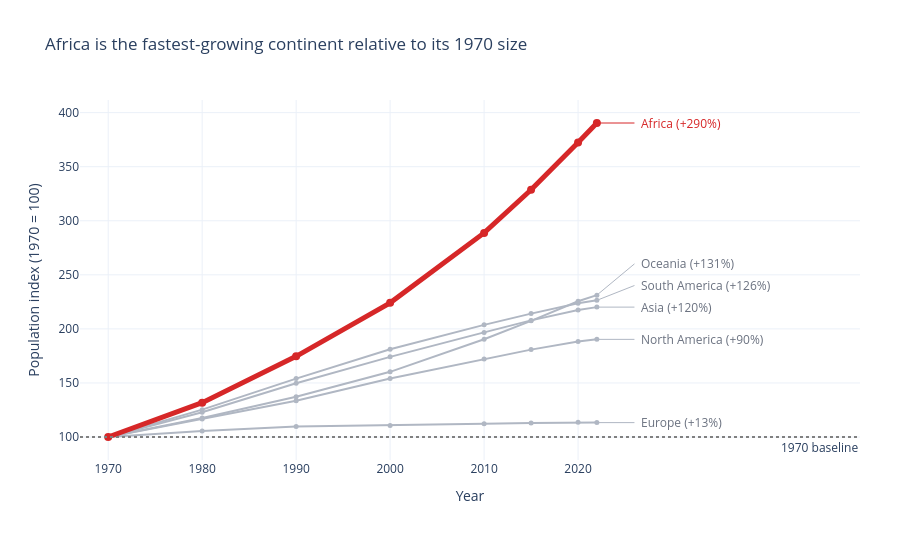

Write notebook code for a chart like this one.
### Markdown cell above
**Chart choice & justification:** *Which chart did you choose, and why? Justify design choices.

*YOUR ANSWER HERE*
1. **Chart type: line chart.** The question is about growth over time, and a line chart shows trend and direction better than other chart types.
2. **Index to 1970 = 100.** Asia has billions of people and Oceania only millions, so absolute values would flatten the small continents. Dividing each continent's population by its 1970 value and multiplying by 100 puts all of them on the same scale.
3. **Highlight the answer.** The fastest-growing continent is drawn thick and red, and the others thin and gray. Growth % labels at the line ends replace a legend, so the ranking can be read directly.

### Code cell
import plotly.graph_objects as go


min_gap = 20                                   # minimum spacing between labels (index units)
end_vals = index_df[2022].sort_values()        # lowest to highest
label_y, prev = {}, None
for c, y in end_vals.items():
    if prev is not None and y - prev < min_gap:
        y = prev + min_gap
    label_y[c] = y
    prev = y


fig = go.Figure()
for continent in index_df.sort_values(2022).index:      # fastest drawn last, on top
    is_fast = continent == fastest
    fig.add_trace(go.Scatter(
        x=years, y=index_df.loc[continent],
        mode="lines+markers", name=continent,
        line=dict(color=palette[continent], width=5 if is_fast else 2),
        marker=dict(size=8 if is_fast else 5),
        hovertemplate=f"{continent}<br>%{{x}}: %{{y:.0f}}<extra></extra>",
    ))

    # Leader line from the real line end to the (shifted) label position
    fig.add_shape(
        type="line",
        x0=2022, y0=index_df.loc[continent, 2022],
        x1=2026, y1=label_y[continent],
        line=dict(color=palette[continent], width=1),
    )
    fig.add_annotation(
        x=2026.5, y=label_y[continent],
        text=f"{continent} (+{growth_pct[continent]:,.0f}%)",
        showarrow=False, xanchor="left",
        font=dict(color="#D62728" if is_fast else "#6B7280", size=12),
    )

fig.add_hline(y=100, line_dash="dot", line_color="gray",
              annotation_text="1970 baseline", annotation_position="bottom right")

fig.update_layout(
    title=f"{fastest} is the fastest-growing continent relative to its 1970 size",
    xaxis=dict(title="Year", tickmode="array",
               tickvals=[1970, 1980, 1990, 2000, 2010, 2020],   # fewer ticks, no 2020/2022 clash
               range=[1967, 2050]),
    yaxis=dict(title="Population index (1970 = 100)"),
    template="plotly_white", showlegend=False, height=540,
    margin=dict(r=40),
)
fig.show()

### Figure 1 — Plotly figure (JSON) as saved in the notebook; plotly's stock layout.template omitted (floating-point values rounded to 4 significant figures)
{"data": [{"hovertemplate": "Europe<br>%{x}: %{y:.0f}<extra></extra>", "line": {"color": "#B0B7C3", "width": 2}, "marker": {"size": 5}, "mode": "lines+markers", "name": "Europe", "x": [1970, 1980, 1990, 2000, 2010, 2015, 2020, 2022], "y": [100.0, 105.6, 109.8, 110.7, 112.1, 113.1, 113.7, 113.3], "type": "scatter"}, {"hovertemplate": "North America<br>%{x}: %{y:.0f}<extra></extra>", "line": {"color": "#B0B7C3", "width": 2}, "marker": {"size": 5}, "mode": "lines+markers", "name": "North America", "x": [1970, 1980, 1990, 2000, 2010, 2015, 2020, 2022], "y": [100.0, 116.8, 133.6, 154.1, 172.1, 180.8, 188.4, 190.3], "type": "scatter"}, {"hovertemplate": "Asia<br>%{x}: %{y:.0f}<extra></extra>", "line": {"color": "#B0B7C3", "width": 2}, "marker": {"size": 5}, "mode": "lines+markers", "name": "Asia", "x": [1970, 1980, 1990, 2000, 2010, 2015, 2020, 2022], "y": [100.0, 122.9, 149.7, 174.1, 196.7, 207.9, 217.4, 220.1], "type": "scatter"}, {"hovertemplate": "South America<br>%{x}: %{y:.0f}<extra></extra>", "line": {"color": "#B0B7C3", "width": 2}, "marker": {"size": 5}, "mode": "lines+markers", "name": "South America", "x": [1970, 1980, 1990, 2000, 2010, 2015, 2020, 2022], "y": [100.0, 125.3, 154.0, 181.2, 203.7, 214.1, 223.7, 226.4], "type": "scatter"}, {"hovertemplate": "Oceania<br>%{x}: %{y:.0f}<extra></extra>", "line": {"color": "#B0B7C3", "width": 2}, "marker": {"size": 5}, "mode": "lines+markers", "name": "Oceania", "x": [1970, 1980, 1990, 2000, 2010, 2015, 2020, 2022], "y": [100.0, 117.7, 137.3, 160.3, 190.5, 207.4, 225.5, 231.2], "type": "scatter"}, {"hovertemplate": "Africa<br>%{x}: %{y:.0f}<extra></extra>", "line": {"color": "#D62728", "width": 5}, "marker": {"size": 8}, "mode": "lines+markers", "name": "Africa", "x": [1970, 1980, 1990, 2000, 2010, 2015, 2020, 2022], "y": [100.0, 131.8, 174.6, 224.1, 288.8, 328.7, 372.3, 390.4], "type": "scatter"}], "layout": {"shapes": [{"line": {"color": "#B0B7C3", "width": 1}, "type": "line", "x0": 2022, "x1": 2026, "y0": 113.3, "y1": 113.3}, {"line": {"color": "#B0B7C3", "width": 1}, "type": "line", "x0": 2022, "x1": 2026, "y0": 190.3, "y1": 190.3}, {"line": {"color": "#B0B7C3", "width": 1}, "type": "line", "x0": 2022, "x1": 2026, "y0": 220.1, "y1": 220.1}, {"line": {"color": "#B0B7C3", "width": 1}, "type": "line", "x0": 2022, "x1": 2026, "y0": 226.4, "y1": 240.1}, {"line": {"color": "#B0B7C3", "width": 1}, "type": "line", "x0": 2022, "x1": 2026, "y0": 231.2, "y1": 260.1}, {"line": {"color": "#D62728", "width": 1}, "type": "line", "x0": 2022, "x1": 2026, "y0": 390.4, "y1": 390.4}, {"line": {"color": "gray", "dash": "dot"}, "type": "line", "x0": 0, "x1": 1, "xref": "x domain", "y0": 100, "y1": 100, "yref": "y"}], "annotations": [{"font": {"color": "#6B7280", "size": 12}, "showarrow": false, "text": "Europe (+13%)", "x": 2026.0, "xanchor": "left", "y": 113.3}, {"font": {"color": "#6B7280", "size": 12}, "showarrow": false, "text": "North America (+90%)", "x": 2026.0, "xanchor": "left", "y": 190.3}, {"font": {"color": "#6B7280", "size": 12}, "showarrow": false, "text": "Asia (+120%)", "x": 2026.0, "xanchor": "left", "y": 220.1}, {"font": {"color": "#6B7280", "size": 12}, "showarrow": false, "text": "South America (+126%)", "x": 2026.0, "xanchor": "left", "y": 240.1}, {"font": {"color": "#6B7280", "size": 12}, "showarrow": false, "text": "Oceania (+131%)", "x": 2026.0, "xanchor": "left", "y": 260.1}, {"font": {"color": "#D62728", "size": 12}, "showarrow": false, "text": "Africa (+290%)", "x": 2026.0, "xanchor": "left", "y": 390.4}, {"showarrow": false, "text": "1970 baseline", "x": 1, "xanchor": "right", "xref": "x domain", "y": 100, "yanchor": "top", "yref": "y"}], "xaxis": {"title": {"text": "Year"}, "tickmode": "array", "tickvals": [1970, 1980, 1990, 2000, 2010, 2020], "range": [1967, 2050]}, "margin": {"r": 40}, "title": {"text": "Africa is the fastest-growing continent relative to its 1970 size"}, "yaxis": {"title": {"text": "Population index (1970 = 100)"}}, "showlegend": false, "height": 540}}
